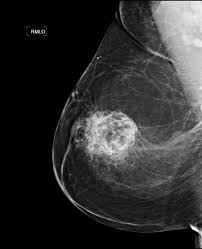
#> input picture images.jpg, 202 x 249 px
$ python negative_image.py
#> lines starting #> are read from the running program, lines starting #| are printed output that depends on the picture
import cv2
img_1 = cv2.imread('images.jpg', 0)
#> img_1 is the input picture: shape (249, 202); min 0, max 255, mean 46.3
img_2 = 255-img_1
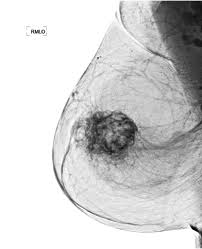
#> img_2: shape (249, 202); min 0, max 255, mean 208.7
cv2.imshow('input image', img_1)
cv2.imshow('image negative', img_2)
cv2.waitKey(100000)
#> (the run stopped early here; a loop or call above may not have finished)
